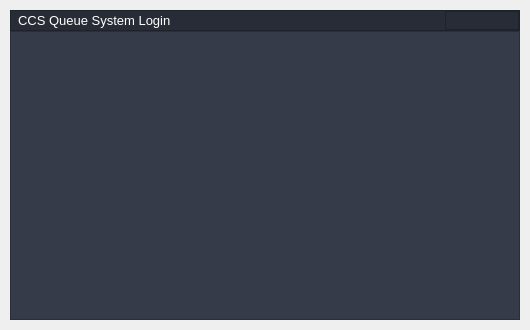
<?xml version="1.0" encoding="UTF-8"?>
<ui version="4.0">
 <class>MainWindow</class>
 <widget class="QMainWindow" name="MainWindow">
  <property name="geometry">
   <rect>
    <x>0</x>
    <y>0</y>
    <width>530</width>
    <height>330</height>
   </rect>
  </property>
  <property name="minimumSize">
   <size>
    <width>530</width>
    <height>330</height>
   </size>
  </property>
  <property name="windowTitle">
   <string>MainWindow</string>
  </property>
  <widget class="QWidget" name="centralwidget">
   <layout class="QVBoxLayout" name="verticalLayout">
    <property name="spacing">
     <number>0</number>
    </property>
    <property name="leftMargin">
     <number>10</number>
    </property>
    <property name="topMargin">
     <number>10</number>
    </property>
    <property name="rightMargin">
     <number>10</number>
    </property>
    <property name="bottomMargin">
     <number>10</number>
    </property>
    <item>
     <widget class="QFrame" name="loginContainer_main">
      <property name="styleSheet">
       <string notr="true">/* LINE EDIT */
QLineEdit {
	background-color: rgb(27, 29, 35);
	border-radius: 5px;
	border: 2px solid rgb(27, 29, 35);
	padding-left: 10px;
}
QLineEdit:hover {
	border: 2px solid rgb(64, 71, 88);
}
QLineEdit:focus {
	border: 2px solid rgb(91, 101, 124);
}

/* SCROLL BARS */
QScrollBar:horizontal {
    border: none;
    background: rgb(52, 59, 72);
    height: 14px;
    margin: 0px 21px 0 21px;
	border-radius: 0px;
}
QScrollBar::handle:horizontal {
    background: rgb(85, 170, 255);
    min-width: 25px;
	border-radius: 7px
}
QScrollBar::add-line:horizontal {
    border: none;
    background: rgb(55, 63, 77);
    width: 20px;
	border-top-right-radius: 7px;
    border-bottom-right-radius: 7px;
    subcontrol-position: right;
    subcontrol-origin: margin;
}
QScrollBar::sub-line:horizontal {
    border: none;
    background: rgb(55, 63, 77);
    width: 20px;
	border-top-left-radius: 7px;
    border-bottom-left-radius: 7px;
    subcontrol-position: left;
    subcontrol-origin: margin;
}
QScrollBar::up-arrow:horizontal, QScrollBar::down-arrow:horizontal
{
     background: none;
}
QScrollBar::add-page:horizontal, QScrollBar::sub-page:horizontal
{
     background: none;
}
 QScrollBar:vertical {
	border: none;
    background: rgb(52, 59, 72);
    width: 14px;
    margin: 21px 0 21px 0;
	border-radius: 0px;
 }
 QScrollBar::handle:vertical {	
	background: rgb(85, 170, 255);
    min-height: 25px;
	border-radius: 7px
 }
 QScrollBar::add-line:vertical {
     border: none;
    background: rgb(55, 63, 77);
     height: 20px;
	border-bottom-left-radius: 7px;
    border-bottom-right-radius: 7px;
     subcontrol-position: bottom;
     subcontrol-origin: margin;
 }
 QScrollBar::sub-line:vertical {
	border: none;
    background: rgb(55, 63, 77);
     height: 20px;
	border-top-left-radius: 7px;
    border-top-right-radius: 7px;
     subcontrol-position: top;
     subcontrol-origin: margin;
 }
 QScrollBar::up-arrow:vertical, QScrollBar::down-arrow:vertical {
     background: none;
 }

 QScrollBar::add-page:vertical, QScrollBar::sub-page:vertical {
     background: none;
 }

/* CHECKBOX */
QCheckBox::indicator {
    border: 3px solid rgb(52, 59, 72);
	width: 15px;
	height: 15px;
	border-radius: 10px;
    background: rgb(44, 49, 60);
}
QCheckBox::indicator:hover {
    border: 3px solid rgb(58, 66, 81);
}
QCheckBox::indicator:checked {
    background: 3px solid rgb(52, 59, 72);
	border: 3px solid rgb(52, 59, 72);	
	background-image: url(:/16x16/icons/16x16/cil-check-alt.png);
}

/* RADIO BUTTON */
QRadioButton::indicator {
    border: 3px solid rgb(52, 59, 72);
	width: 15px;
	height: 15px;
	border-radius: 10px;
    background: rgb(44, 49, 60);
}
QRadioButton::indicator:hover {
    border: 3px solid rgb(58, 66, 81);
}
QRadioButton::indicator:checked {
    background: 3px solid rgb(94, 106, 130);
	border: 3px solid rgb(52, 59, 72);	
}

/* COMBOBOX */
QComboBox{
	background-color: rgb(27, 29, 35);
	border-radius: 5px;
	border: 2px solid rgb(27, 29, 35);
	padding: 5px;
	padding-left: 10px;
}
QComboBox:hover{
	border: 2px solid rgb(64, 71, 88);
}
QComboBox::drop-down {
	subcontrol-origin: padding;
	subcontrol-position: top right;
	width: 25px; 
	border-left-width: 3px;
	border-left-color: rgba(39, 44, 54, 150);
	border-left-style: solid;
	border-top-right-radius: 3px;
	border-bottom-right-radius: 3px;	
	background-image: url(:/16x16/icons/16x16/cil-arrow-bottom.png);
	background-position: center;
	background-repeat: no-reperat;
 }
QComboBox QAbstractItemView {
	color: rgb(85, 170, 255);	
	background-color: rgb(27, 29, 35);
	padding: 10px;
	selection-background-color: rgb(39, 44, 54);
}

/* SLIDERS */
QSlider::groove:horizontal {
    border-radius: 9px;
    height: 18px;
	margin: 0px;
	background-color: rgb(52, 59, 72);
}
QSlider::groove:horizontal:hover {
	background-color: rgb(55, 62, 76);
}
QSlider::handle:horizontal {
    background-color: rgb(85, 170, 255);
    border: none;
    height: 18px;
    width: 18px;
    margin: 0px;
	border-radius: 9px;
}
QSlider::handle:horizontal:hover {
    background-color: rgb(105, 180, 255);
}
QSlider::handle:horizontal:pressed {
    background-color: rgb(65, 130, 195);
}

QSlider::groove:vertical {
    border-radius: 9px;
    width: 18px;
    margin: 0px;
	background-color: rgb(52, 59, 72);
}
QSlider::groove:vertical:hover {
	background-color: rgb(55, 62, 76);
}
QSlider::handle:vertical {
    background-color: rgb(85, 170, 255);
	border: none;
    height: 18px;
    width: 18px;
    margin: 0px;
	border-radius: 9px;
}
QSlider::handle:vertical:hover {
    background-color: rgb(105, 180, 255);
}
QSlider::handle:vertical:pressed {
    background-color: rgb(65, 130, 195);
}

</string>
      </property>
      <property name="frameShape">
       <enum>QFrame::NoFrame</enum>
      </property>
      <property name="frameShadow">
       <enum>QFrame::Raised</enum>
      </property>
      <layout class="QVBoxLayout" name="verticalLayout_loginContainer_main" stretch="1,14">
       <property name="spacing">
        <number>0</number>
       </property>
       <property name="leftMargin">
        <number>0</number>
       </property>
       <property name="topMargin">
        <number>0</number>
       </property>
       <property name="rightMargin">
        <number>0</number>
       </property>
       <property name="bottomMargin">
        <number>0</number>
       </property>
       <item>
        <widget class="QFrame" name="loginContainer_top">
         <property name="styleSheet">
          <string notr="true">background-color: rgb(39, 44, 54);
color: white;</string>
         </property>
         <property name="frameShape">
          <enum>QFrame::StyledPanel</enum>
         </property>
         <property name="frameShadow">
          <enum>QFrame::Raised</enum>
         </property>
         <layout class="QHBoxLayout" name="horizontalLayout_loginContainer_top" stretch="0,1">
          <property name="spacing">
           <number>0</number>
          </property>
          <property name="leftMargin">
           <number>0</number>
          </property>
          <property name="topMargin">
           <number>0</number>
          </property>
          <property name="rightMargin">
           <number>0</number>
          </property>
          <property name="bottomMargin">
           <number>0</number>
          </property>
          <item>
           <widget class="QLabel" name="qsystem_login_label">
            <property name="styleSheet">
             <string notr="true">QLabel{
font: 10pt;
margin-left: 4px;
}


</string>
            </property>
            <property name="text">
             <string>CCS Queue System Login</string>
            </property>
           </widget>
          </item>
          <item alignment="Qt::AlignRight">
           <widget class="QFrame" name="qsystem_buttons">
            <property name="styleSheet">
             <string notr="true">QPushButton {	
	border: none;
	background-color: transparent;
}
QPushButton:hover {
	background-color: rgb(52, 59, 72);
}
QPushButton:pressed {	
	background-color: rgb(85, 170, 255);
}</string>
            </property>
            <property name="frameShape">
             <enum>QFrame::StyledPanel</enum>
            </property>
            <property name="frameShadow">
             <enum>QFrame::Raised</enum>
            </property>
            <layout class="QHBoxLayout" name="horizontalLayout_qsystem_buttons">
             <property name="spacing">
              <number>8</number>
             </property>
             <property name="leftMargin">
              <number>0</number>
             </property>
             <property name="topMargin">
              <number>0</number>
             </property>
             <property name="rightMargin">
              <number>0</number>
             </property>
             <property name="bottomMargin">
              <number>0</number>
             </property>
             <item>
              <widget class="QPushButton" name="pushButton_2">
               <property name="text">
                <string/>
               </property>
               <property name="icon">
                <iconset resource="D:/Comp/CodeStuff/Projects/Python/CC15_Q-System/files.qrc">
                 <normaloff>:/16x16/icons/16x16/cil-minus.png</normaloff>:/16x16/icons/16x16/cil-minus.png</iconset>
               </property>
               <property name="iconSize">
                <size>
                 <width>18</width>
                 <height>22</height>
                </size>
               </property>
               <property name="flat">
                <bool>true</bool>
               </property>
              </widget>
             </item>
             <item>
              <widget class="QPushButton" name="pushButton">
               <property name="text">
                <string/>
               </property>
               <property name="icon">
                <iconset resource="D:/Comp/CodeStuff/Projects/Python/CC15_Q-System/files.qrc">
                 <normaloff>:/16x16/icons/16x16/cil-x.png</normaloff>:/16x16/icons/16x16/cil-x.png</iconset>
               </property>
               <property name="iconSize">
                <size>
                 <width>18</width>
                 <height>22</height>
                </size>
               </property>
               <property name="flat">
                <bool>true</bool>
               </property>
              </widget>
             </item>
            </layout>
           </widget>
          </item>
         </layout>
        </widget>
       </item>
       <item>
        <widget class="QFrame" name="loginContainer_bot">
         <property name="styleSheet">
          <string notr="true">background-color: rgb(53, 59, 73);</string>
         </property>
         <property name="frameShape">
          <enum>QFrame::StyledPanel</enum>
         </property>
         <property name="frameShadow">
          <enum>QFrame::Raised</enum>
         </property>
         <layout class="QVBoxLayout" name="verticalLayout_loginContainer_bot">
          <property name="spacing">
           <number>0</number>
          </property>
          <property name="leftMargin">
           <number>0</number>
          </property>
          <property name="topMargin">
           <number>0</number>
          </property>
          <property name="rightMargin">
           <number>0</number>
          </property>
          <property name="bottomMargin">
           <number>0</number>
          </property>
          <item>
           <widget class="QStackedWidget" name="login_stackedWidget">
            <widget class="QWidget" name="page"/>
            <widget class="QWidget" name="page_2"/>
           </widget>
          </item>
         </layout>
        </widget>
       </item>
      </layout>
     </widget>
    </item>
   </layout>
  </widget>
 </widget>
 <resources>
  <include location="D:/Comp/CodeStuff/Projects/Python/CC15_Q-System/files.qrc"/>
 </resources>
 <connections/>
</ui>
